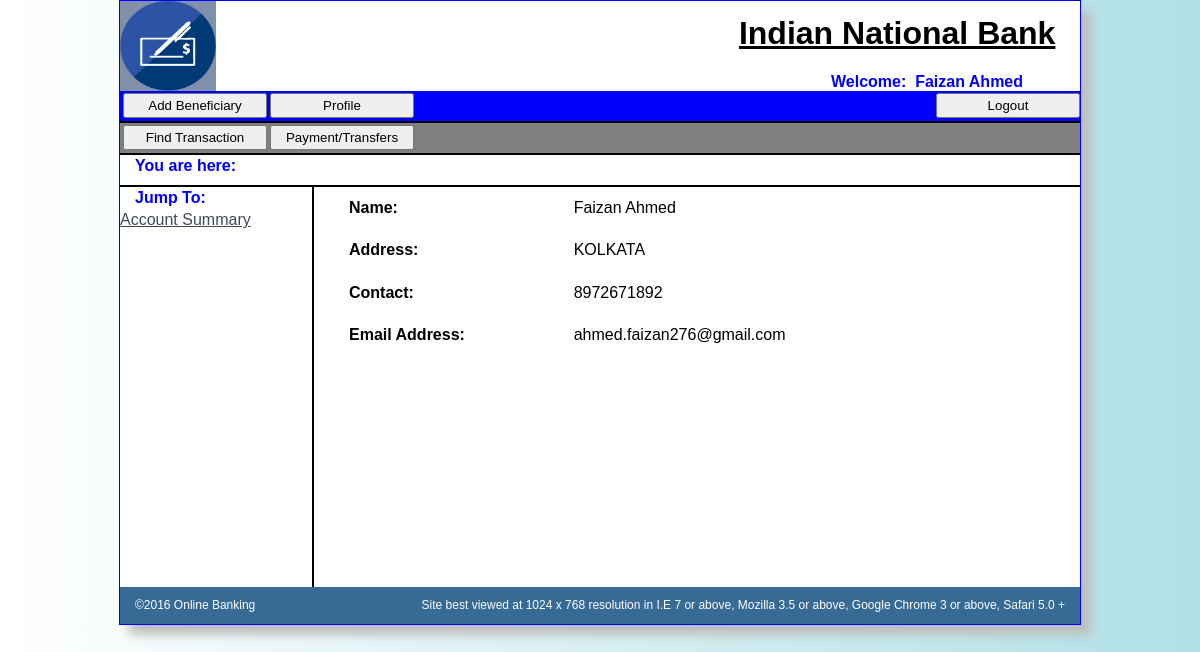
Page /Userpage/personal_details.php (signed in) on the committed database.
### tables this page shows
CREATE TABLE IF NOT EXISTS `user_info` (
  `User_name` varchar(20) NOT NULL,
  `Pwd` varchar(20) NOT NULL,
  `Prof_pwd` varchar(20) NOT NULL,
  `Name` varchar(50) NOT NULL,
  `Mob_no` bigint(10) NOT NULL,
  `State` varchar(20) NOT NULL,
  `Email` varchar(25) NOT NULL,
  `Address` varchar(100) NOT NULL,
  `que1` varchar(50) NOT NULL,
  `que2` varchar(50) NOT NULL,
  `ans1` varchar(50) NOT NULL,
  `ans2` varchar(50) NOT NULL,
  `Prof_hintq` varchar(50) NOT NULL,
  `Prof_hinta` varchar(50) NOT NULL,
  PRIMARY KEY (`User_name`)
);

### Userpage/personal_details.php (the view, shortened to what this page needs)
<!doctype html>
<html>
<head>
<link rel="stylesheet" type="text/css" href="../box.css" />
<link rel="stylesheet" type="text/css" href="../chf.css" />
</head>
<body>
<div class="container">
  <div class="header"><a href="../Userpage/user_hp.php?msg="><img src="../Images/logo 1.jpg" alt="LOGO" name="logo" width="10%" height="90px" id="logo" style="background-color: #8090AB; display:block;float:left;" /></a>
    <div class="subheader"><h1 style="text-align:center; text-decoration:underline; margin-top:10px; float:right;">Indian National Bank</h1>
    <h4 style="color:blue; position:relative; left:600px; top:70px">Welcome:&nbsp;&nbsp;<?php echo $_SESSION['user']['Name'] ?> </h4>
    </div>
    </div>
  <div class="content">
           <div class="box">
               <input type="button" name="Ab" value="Add Beneficiary" onClick="window.location.href='../Userpage/manage_beneficiary.php?msg='" style="margin-left:3px;">
                   <input type="button" name="Profile" value="Profile" onClick="window.location.href='../Userpage/profile.php?msg='" style="margin-left:3px;">
                <input type="button" name="logout" value="Logout" onClick="window.location.href='../Loginpage/logout.php'" style="float:right">
           </div>
           <div class="box" style="background-color:grey;">
                <input type="button" name="Find_transaction" value="Find Transaction" onClick="window.location.href='../Userpage/Find_transaction.php?msg='" style="margin-left:3px;">
                <input type="button" name="Payment" value="Payment/Transfers" onClick="window.location.href='../Userpage/view_beneficiary.php?msg='"  style="margin-left:3px;">
           </div>
           <div class="box" style="background-color:white">
                <h4 style="color:blue; float:left">You are here:</h4>
           </div>
           <div class="box1">
              <h4 style="color:blue">Jump To:</h4>
              <a href="../Userpage/user_hp.php?msg=">Account Summary</a>
           </div>
           <div class="box2">
           		<div>
                	<table width="100%;" cellpadding="10px;" style="border-collapse:collapse;">
                        <?php
							$sql="select * from user_info where User_name='{$_SESSION['user']['User_name']}'";
							$rs=mysql_query($sql);
							if(mysql_num_rows($rs))
							{
								$row=mysql_fetch_array($rs);
									?>
                        				<tr>
                                        	<td style="font-weight:bold; width:30%;"><p>Name:&nbsp;</p></td>
                        					<td><p><?php echo $row['Name']; ?></p></td>
                                        </tr>
                                        <tr>
                                        	<td style="font-weight:bold;"><p>Address:&nbsp;</p></td>
                                            <td><p><?php echo $row['Address']; ?></p></td>
                                        </tr>
                                        <tr>
                                        	<td style="font-weight:bold;"><p>Contact:&nbsp;</p></td>
                                            <td><p><?php echo $row['Mob_no']; ?></p></td>
                                        </tr>
                                        <tr>
                                        	<td style="font-weight:bold;"><p>Email Address:&nbsp;</p></td>
                                            <td><p><?php echo $row['Email']; ?></p></td>
										</tr>
                        <?php
							}
							else
							{
							}
						?>
                    </table>
                </div>
           </div>
        </div>
   <div class="footer">
    <p>&copy;2016 Online Banking</p>
    <p style="float:right;">Site best viewed at 1024 x 768 resolution in I.E 7 or above, Mozilla 3.5 or above, Google Chrome 3 or above, Safari 5.0 +</p>
    </div>
  </div>
</body>
</html>

### box.css (style rules this page uses)
.box { background-color:blue; height:30px; width:100%; border-bottom:2px solid black; display:block; float:left; }
.box input { float:left; height:25px; width:15%; margin-top:2px; }
.box1 { display:block; height:400px; width:20%; border-right:2px solid black; display:block; float:left; }
.box2 { width:78%; margin-left:10px; display:block; float:left; }

### chf.css (style rules this page uses)
body { font: 100%/1.4 Verdana, Arial, Helvetica, sans-serif; background: linear-gradient(to right, white, powderblue); background-color: #4E5869; margin: 0; padding: 0; color: #000; }
h1, h2, h3, h4, h5, h6, p { margin-top: 0; margin-bottom:0; padding-right: 15px; padding-left: 15px; }
a img { border: none; float:left; }
a:link { color:#414958; text-decoration: underline; }
.container { width: 80%; overflow:hidden; box-shadow:10px 10px 10px #BEBEBE; max-width: 1260px; min-width: 780px; background-color: #FFF; margin: 0 auto; border:1px solid blue; }
.header .subheader { float:left; display:block; width:89%; height:90px; }
.header { background-color: #FFF; }
.content { padding: 10px 0; }
.footer { padding: 10px 0; width:100%; background-color: #376A95; display:block; float:left; font-size:12px; color:white; }
.footer p { display:inline; }

### rows in the picture
user_info: Name "Faizan Ahmed", Address "KOLKATA", Mob_no "8972671892", Email "ahmed.faizan276@gmail.com"

### other values in the picture
$_SESSION['user']['Name'] "Faizan Ahmed"
